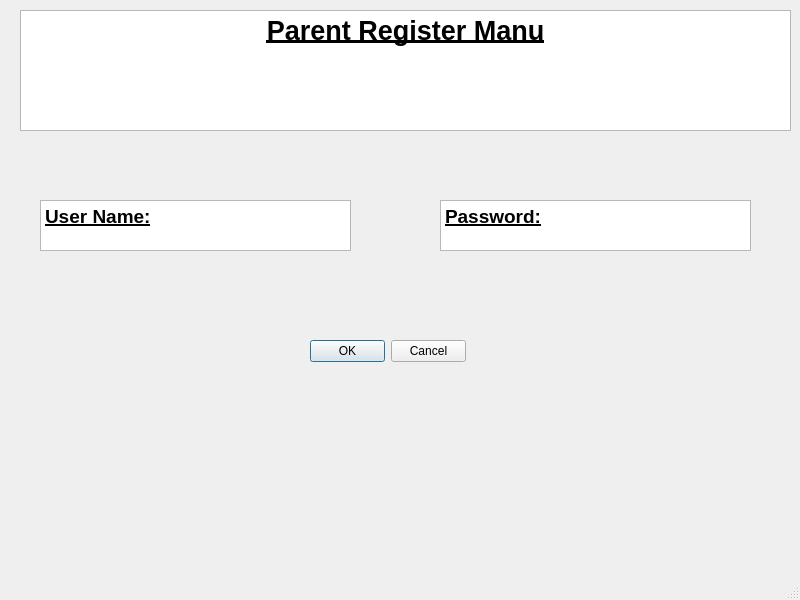
<?xml version="1.0" encoding="UTF-8"?>
<ui version="4.0">
 <class>MainWindow</class>
 <widget class="QMainWindow" name="MainWindow">
  <property name="geometry">
   <rect>
    <x>0</x>
    <y>0</y>
    <width>800</width>
    <height>600</height>
   </rect>
  </property>
  <property name="windowTitle">
   <string>MainWindow</string>
  </property>
  <widget class="QWidget" name="centralwidget">
   <widget class="QTextBrowser" name="textBrowser">
    <property name="geometry">
     <rect>
      <x>20</x>
      <y>10</y>
      <width>771</width>
      <height>121</height>
     </rect>
    </property>
    <property name="html">
     <string>&lt;!DOCTYPE HTML PUBLIC &quot;-//W3C//DTD HTML 4.0//EN&quot; &quot;http://www.w3.org/TR/REC-html40/strict.dtd&quot;&gt;
&lt;html&gt;&lt;head&gt;&lt;meta name=&quot;qrichtext&quot; content=&quot;1&quot; /&gt;&lt;style type=&quot;text/css&quot;&gt;
p, li { white-space: pre-wrap; }
&lt;/style&gt;&lt;/head&gt;&lt;body style=&quot; font-family:'MS Shell Dlg 2'; font-size:8.25pt; font-weight:400; font-style:normal;&quot;&gt;
&lt;p align=&quot;center&quot; style=&quot; margin-top:0px; margin-bottom:0px; margin-left:0px; margin-right:0px; -qt-block-indent:0; text-indent:0px;&quot;&gt;&lt;span style=&quot; font-size:20pt; font-weight:600; text-decoration: underline;&quot;&gt;Parent Register Manu&lt;/span&gt;&lt;/p&gt;&lt;/body&gt;&lt;/html&gt;</string>
    </property>
   </widget>
   <widget class="QTextEdit" name="textEdit">
    <property name="geometry">
     <rect>
      <x>40</x>
      <y>200</y>
      <width>311</width>
      <height>51</height>
     </rect>
    </property>
    <property name="html">
     <string>&lt;!DOCTYPE HTML PUBLIC &quot;-//W3C//DTD HTML 4.0//EN&quot; &quot;http://www.w3.org/TR/REC-html40/strict.dtd&quot;&gt;
&lt;html&gt;&lt;head&gt;&lt;meta name=&quot;qrichtext&quot; content=&quot;1&quot; /&gt;&lt;style type=&quot;text/css&quot;&gt;
p, li { white-space: pre-wrap; }
&lt;/style&gt;&lt;/head&gt;&lt;body style=&quot; font-family:'MS Shell Dlg 2'; font-size:8.25pt; font-weight:400; font-style:normal;&quot;&gt;
&lt;p style=&quot; margin-top:0px; margin-bottom:0px; margin-left:0px; margin-right:0px; -qt-block-indent:0; text-indent:0px;&quot;&gt;&lt;span style=&quot; font-size:14pt; font-weight:600; text-decoration: underline;&quot;&gt;User Name:&lt;/span&gt;&lt;/p&gt;&lt;/body&gt;&lt;/html&gt;</string>
    </property>
   </widget>
   <widget class="QTextEdit" name="textEdit_2">
    <property name="geometry">
     <rect>
      <x>440</x>
      <y>200</y>
      <width>311</width>
      <height>51</height>
     </rect>
    </property>
    <property name="html">
     <string>&lt;!DOCTYPE HTML PUBLIC &quot;-//W3C//DTD HTML 4.0//EN&quot; &quot;http://www.w3.org/TR/REC-html40/strict.dtd&quot;&gt;
&lt;html&gt;&lt;head&gt;&lt;meta name=&quot;qrichtext&quot; content=&quot;1&quot; /&gt;&lt;style type=&quot;text/css&quot;&gt;
p, li { white-space: pre-wrap; }
&lt;/style&gt;&lt;/head&gt;&lt;body style=&quot; font-family:'MS Shell Dlg 2'; font-size:8.25pt; font-weight:400; font-style:normal;&quot;&gt;
&lt;p style=&quot; margin-top:0px; margin-bottom:0px; margin-left:0px; margin-right:0px; -qt-block-indent:0; text-indent:0px;&quot;&gt;&lt;span style=&quot; font-size:14pt; font-weight:600; text-decoration: underline;&quot;&gt;Password:&lt;/span&gt;&lt;/p&gt;&lt;/body&gt;&lt;/html&gt;</string>
    </property>
   </widget>
   <widget class="QDialogButtonBox" name="buttonBox">
    <property name="geometry">
     <rect>
      <x>310</x>
      <y>340</y>
      <width>156</width>
      <height>23</height>
     </rect>
    </property>
    <property name="standardButtons">
     <set>QDialogButtonBox::Cancel|QDialogButtonBox::Ok</set>
    </property>
   </widget>
  </widget>
  <widget class="QMenuBar" name="menubar">
   <property name="geometry">
    <rect>
     <x>0</x>
     <y>0</y>
     <width>800</width>
     <height>21</height>
    </rect>
   </property>
  </widget>
  <widget class="QStatusBar" name="statusbar"/>
 </widget>
 <resources/>
 <connections/>
</ui>
